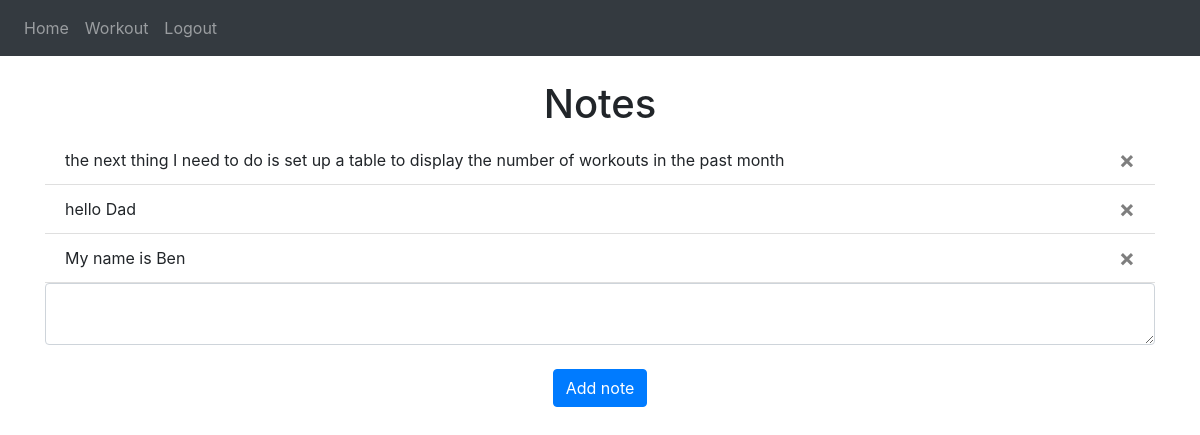
Screenshot of / (signed in) with the database file from the repository.
### website/models.py (models this page shows)
class Note(db.Model):
    id = db.Column(db.Integer, primary_key=True)
    data = db.Column(db.String(10000))
    date = db.Column(db.DateTime(timezone=True), default=func.now())
    user_id = db.Column(db.Integer, db.ForeignKey('user.id'))

### website/views.py (the view, shortened to what this page needs)
@views.route('/', methods=['GET', 'POST'])
@login_required
def home():
    return render_template("home.html", user=current_user)

### website/__init__.py (called while the page is built)
def create_app():
    app = Flask(__name__)
    app.config['SECRET_KEY'] = 'apples'
    app.config['SQLALCHEMY_DATABASE_URI'] = f'sqlite:///{DB_NAME}'
    db.init_app(app)
    from .views import views
    from .auth import auth
    app.register_blueprint(views, url_prefix='/')
    app.register_blueprint(auth, url_prefix='/')
    from .models import User, Note, Exercise
    with app.app_context():
        db.create_all()
    login_manager = LoginManager()
    login_manager.login_view = 'auth.login'
    login_manager.init_app(app)
    @login_manager.user_loader
    def load_user(id):
        return User.query.get(int(id))
    return app

### website/templates/home.html
{% extends "base.html" %} {% block title %} Home {% endblock %}
{% block content %}
<br />
<h1 align="center">Notes</h1>
<ul class="list-group list-group-flush" id="notes">
    {% for note in user.notes %}
    <li class="list-group-item">
        {{ note.data }}
        <button type="button" class="close" onClick="deleteNote('{{ note.id }}')">
            <span aria-hidden="true">&times;</span>
        </button>
    </li>
    {% endfor %}
</ul>
<form method="POST">
    <textarea name="note" id="note" class="form-control"></textarea>
    <br />
    <div align="center">
        <button type="submit" class="btn btn-primary">Add note</button>
    </div>
</form>
{% endblock %}

### rows the page displays
Note: data "the next thing I need to do is set up a table to display the number of workouts in the past month"
Note: data "hello Dad"
Note: data "My name is Ben"
